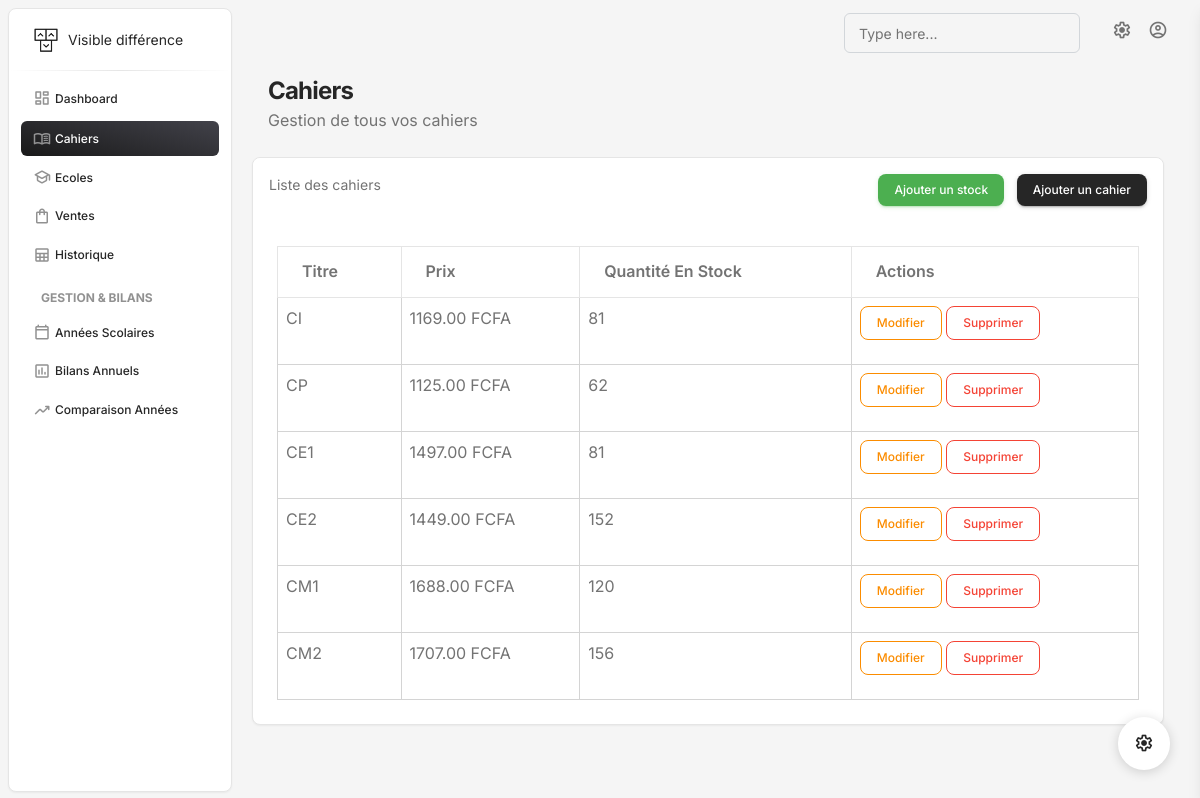
Before: /cahiers with the older database file.
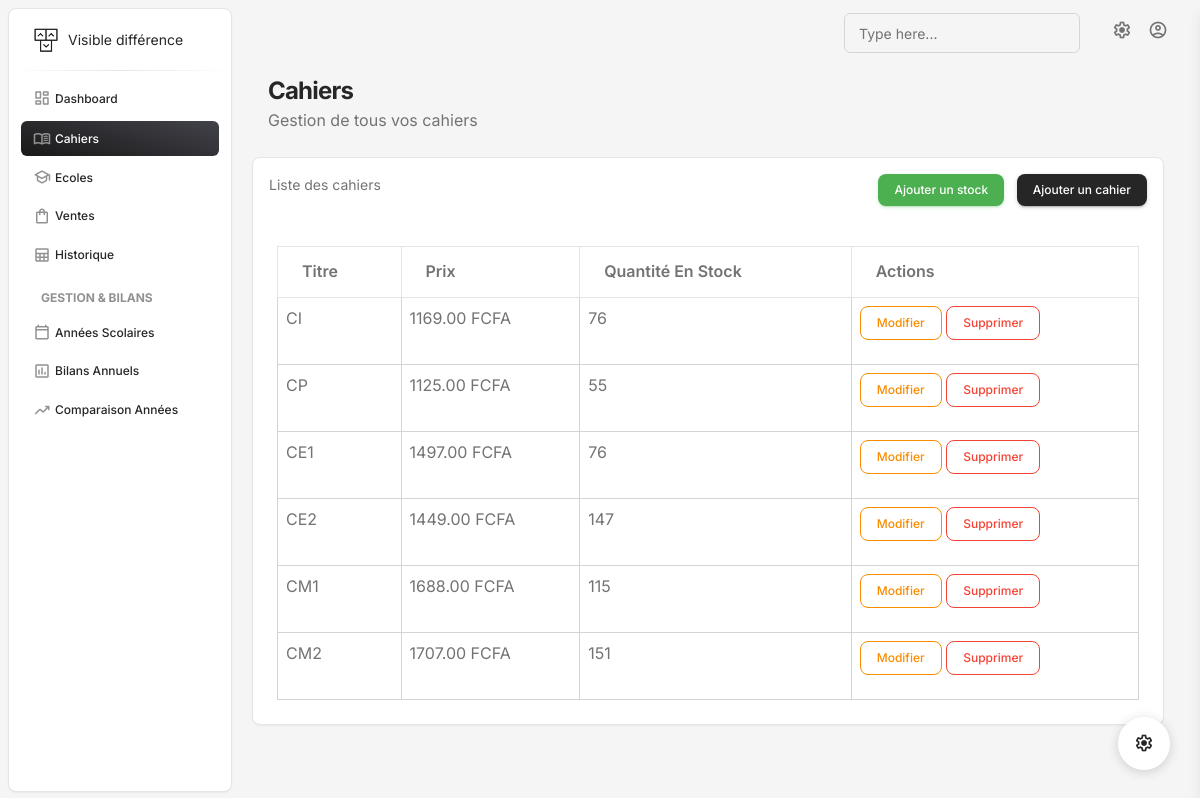
After: the same page with the newer database file.
### gestion/models.py (models this page shows, shortened)
class Cahiers(models.Model):
    id = models.UUIDField(primary_key=True, default=uuid.uuid4, editable=False)
    titre = models.TextField()
    prix = models.DecimalField(max_digits=10, decimal_places=2)  # CORRECTION: Decimal au lieu d'Integer
    quantite_stock = models.IntegerField()
    created_at = models.DateTimeField(auto_now_add=True)
    updated_at = models.DateTimeField(auto_now=True)

### gestion/Views/book.py (the view)
# urls.py: path('cahiers', allcahiers, name='cahiers'),
def allcahiers(request):
    cahiers = Cahiers.objects.all()
    return render(request, 'cahiers.html', {'cahiers': cahiers})

### gestion/templates/cahiers.html (shortened to what this page needs)
{% extends "base.html" %}
{% block content %}
{% load static %}
<div class="container-fluid py-2">
  <div class="row">
    <div class="ms-3">
      <h3 class="mb-0 h4 font-weight-bolder">Cahiers</h3>
      <p class="mb-4">Gestion de tous vos cahiers</p>
    </div>
    <div class="row mb-4">
      <div class="col-lg-12 col-md-6 mb-md-0 mb-4">
        <div class="card">
          <div class="card-header pb-0">
            <div class="row">
              <div class="col-lg-6 col-7">
                <p class="text-sm mb-0"><span>Liste des cahiers</span></p>
              </div>
              <div class="col-lg-6 col-5 text-end">
                <button
                  class="btn btn-sm btn-success me-2"
                  data-bs-toggle="modal"
                  data-bs-target="#ajouterStockModal"
                >
                  Ajouter un stock
                </button>
                <button
                  class="btn btn-sm btn-dark"
                  data-bs-toggle="modal"
                  data-bs-target="#addCahierModal"
                >
                  Ajouter un cahier
                </button>
              </div>
            </div>
          </div>
          <div class="card-body p-4 pb-2">
            <div class="table-responsive">
              <table class="table table-bordered">
                <thead>
                  <tr>
                    <th scope="col">Titre</th>
                    <th scope="col">Prix</th>
                    <th scope="col">Quantité en stock</th>
                    <th scope="col">Actions</th>
                  </tr>
                </thead>
                <tbody>
                  {% for cahier in cahiers %}
                  <tr>
                    <td class="border">{{ cahier.titre }}</td>
                    <td class="border">{{ cahier.prix }} FCFA</td>
                    <td class="border">{{ cahier.quantite_stock }}</td>
                    <td class="border">
                      <a
                        href="#"
                        class="btn btn-sm btn-outline-warning"
                        data-bs-toggle="modal"
                        data-bs-target="#addCahierModal"
                        data-id="{{ cahier.id }}"
                        data-titre="{{ cahier.titre }}"
                        data-prix="{{ cahier.prix }}"
                        data-quantite="{{ cahier.quantite_stock }}"
                        title="Modifier"
                      >Modifier
                      </a>
                      <a
                        href="{% url 'supprimer_cahier' cahier.id %}"
                        class="btn btn-sm btn-outline-danger"
                        title="Supprimer"
                        onclick="return confirm('Êtes-vous sûr de vouloir supprimer ce cahier ?')"
                      >Supprimer
                      </a>
                    </td>
                  </tr>
                  {% empty %}
                  <tr>
                    <td colspan="4" class="text-center">
                      Aucun cahier disponible.
                    </td>
                  </tr>
                  {% endfor %}
                </tbody>
              </table>
            </div>
          </div>
        </div>
      </div>
    </div>
  </div>
</div>
{% endblock %}

Changed rows visible on the page:
changed Cahiers "CI": quantite_stock "81" → "76"
changed Cahiers "CP": quantite_stock "62" → "55"
changed Cahiers "CE1": quantite_stock "81" → "76"
changed Cahiers "CE2": quantite_stock "152" → "147"
changed Cahiers "CM1": quantite_stock "120" → "115"
changed Cahiers "CM2": quantite_stock "156" → "151"
